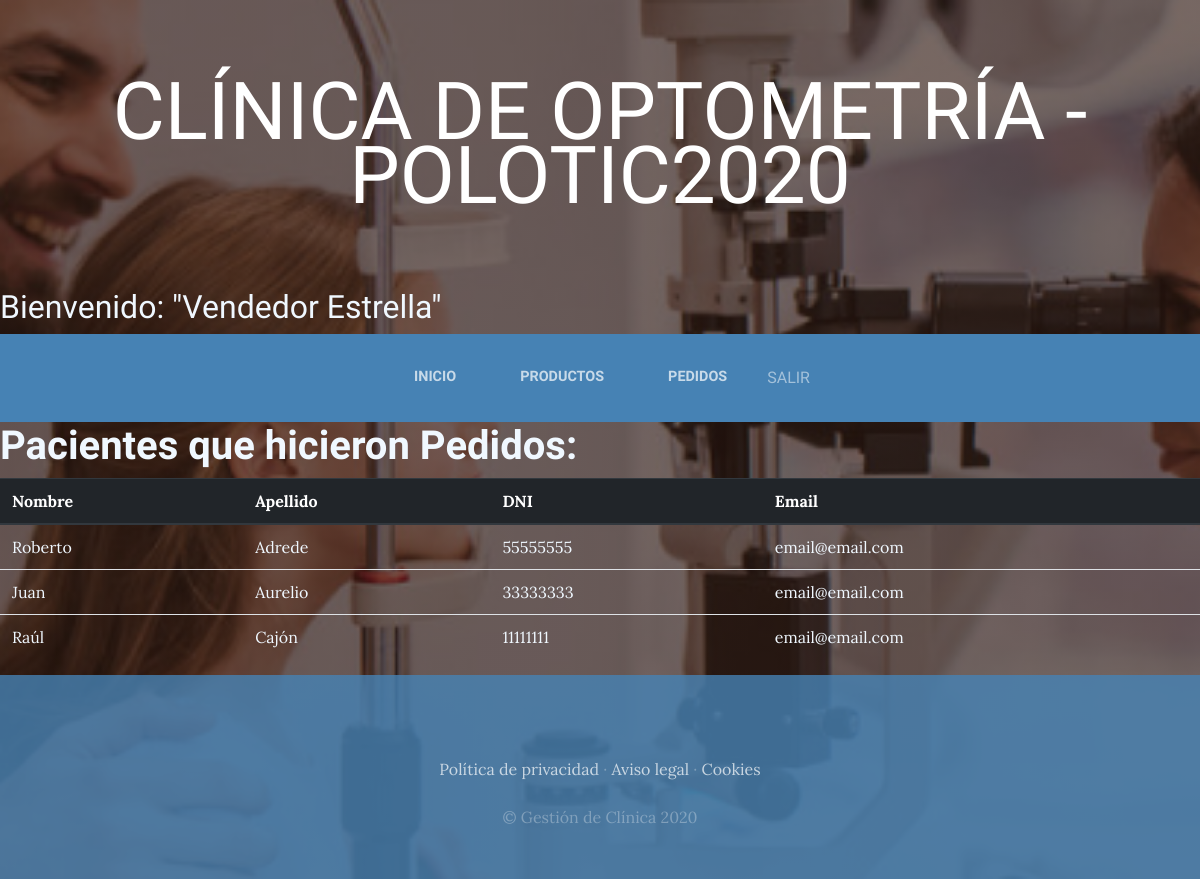
Before: /report/patient_order/ (signed in) with the older database file.
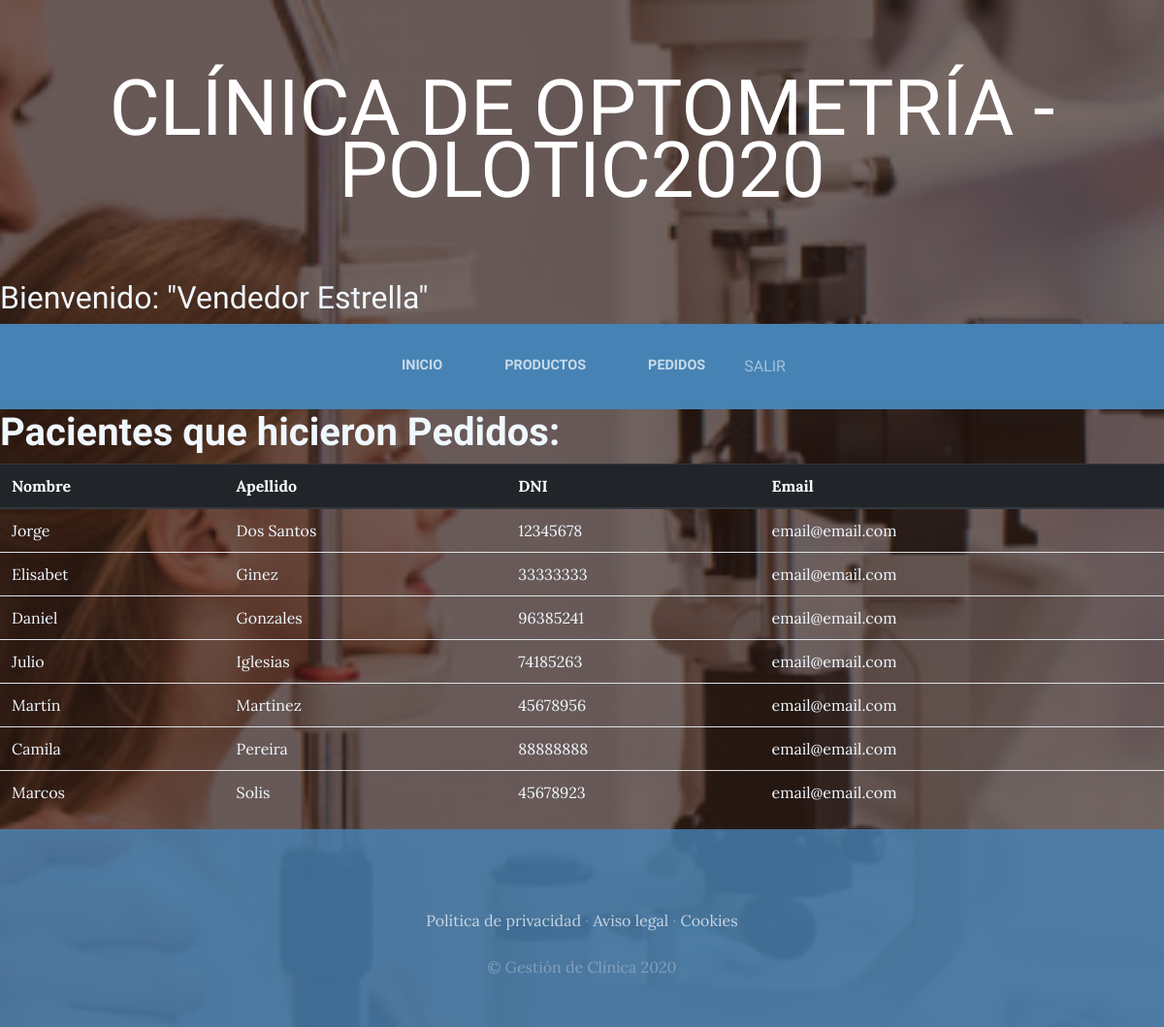
After: the same page with the newer database file.
### Pacientes/models.py (models this page shows, shortened)
class Patients(models.Model):
    first_name = models.CharField(max_length=20)
    last_name = models.CharField(max_length=20)
    dni = models.CharField(max_length=8)
    email = models.EmailField()
    medical_history = models.TextField()
    created = models.DateTimeField(auto_now_add=True)
    edited = models.DateTimeField(auto_now=True)
    class Meta:
        ordering = ["last_name"]

### Reportes/views.py (the view, shortened to what this page needs)
# urls.py: path('report/patient_order/', login_required(views.Patient_Order_Gerency_list.as_view()), name="patient_order"),
class Patient_Order_Gerency_list(ListView):
    model = Patients
    template_name = 'Reportes/patient_order.html'
    context_object_name = 'patients'
    def get_queryset(self):
        users = UserModuleProfile.objects.all()
        id_patients = []
        orders = Order.objects.all()
        for order in orders:
            id_patients.append(order.client.pk)
        queryset = Patients.objects.filter(id__in=id_patients)
        return queryset
    def get_context_data(self, **kwargs):
        context = super(Patient_Order_Gerency_list,
                        self).get_context_data(**kwargs)
        users = UserModuleProfile.objects.all()
        id_patients = []
        orders = Order.objects.all()
        for order in orders:
            id_patients.append(order.client.pk)
        context['patients'] = Patients.objects.filter(id__in=id_patients)
        return context

### Pacientes/templatetags/user_tags.py (called while the page is built)
@register.filter('has_group')
def has_group(user, group_name):
    groups = user.groups.all().values_list('name', flat=True)
    return True if group_name in groups else False

### Reportes/templates/Reportes/patient_order.html (shortened to what this page needs)
{% extends "Pacientes/header.html" %}
{% load user_tags %}
{% block content %}
    <h1 style="color:aliceblue"><strong>Pacientes que hicieron Pedidos:</strong></h1>
     <table class="table" style="color:aliceblue">
        {% if patients%}
        <thead class="thead-dark">
        <tr>
          <th>Nombre</th>
          <th>Apellido</th>
          <th>DNI</th>
          <th>Email</th>
        </tr>
      </thead>
        {% for patient in patients %}
        <tr>
          <td>{{patient.first_name}}</td>
          <td>{{patient.last_name}}</td>
          <td>{{patient.dni}}</td>
          <td>{{patient.email}}</td>
        </tr>
        {% endfor %}
        {% else %}
            <h2 style="color:aliceblue">No hay pacientes...</h2>
        {% endif %}
      </table>
{% endblock %}

Changed rows visible on the page:
removed Patients: first_name "Roberto", last_name "Adrede", dni "55555555", email "email@email.com"
removed Patients: first_name "Juan", last_name "Aurelio", dni "33333333", email "email@email.com"
removed Patients: first_name "Raúl", last_name "Cajón", dni "11111111", email "email@email.com"
added Patients: first_name "Jorge", last_name "Dos Santos", dni "12345678", email "email@email.com"
added Patients: first_name "Elisabet", last_name "Ginez", dni "33333333", email "email@email.com"
added Patients: first_name "Daniel", last_name "Gonzales", dni "96385241", email "email@email.com"
added Patients: first_name "Julio", last_name "Iglesias", dni "74185263", email "email@email.com"
added Patients: first_name "Martín", last_name "Martinez", dni "45678956", email "email@email.com"
added Patients: first_name "Camila", last_name "Pereira", dni "88888888", email "email@email.com"
added Patients: first_name "Marcos", last_name "Solis", dni "45678923", email "email@email.com"
